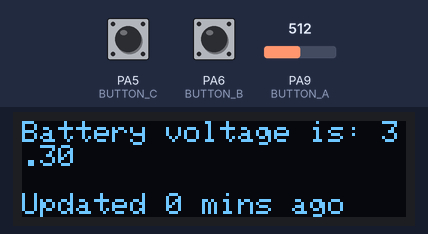
This sketch was run on a simulated STM32 Blue Pill. Shown: 128×32 one-colour display. Inputs (shaded band) come from the test bench; at power-on: PA6 (BUTTON_B) HIGH, PA9 (BUTTON_A) = 512, PA5 (BUTTON_C) HIGH. The display library's start-up logo is not drawn; what the sketch prints to the serial monitor is not drawn.

Above: at 2.2 s.
2.3 s: PA6 (BUTTON_B) pulled LOW for 0.15 s
At 2.8 s:
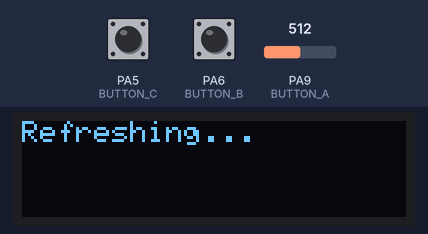
4.6 s: PA9 (BUTTON_A) set to 34
6.1 s: PA9 (BUTTON_A) set to 29
At 7.3 s:
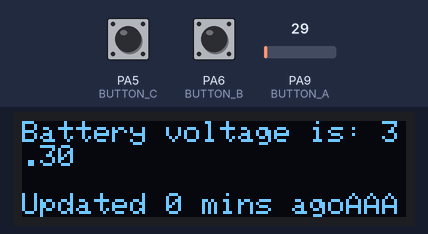
7.6 s: PA5 (BUTTON_C) pulled LOW for 0.15 s
At 8.08 s:
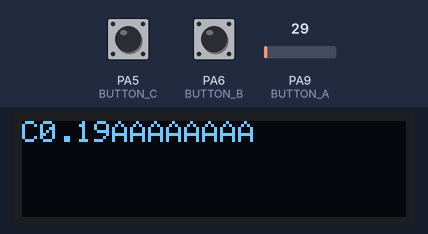
8.3 s: PA5 (BUTTON_C) pulled LOW for 1 s
At 8.7 s:
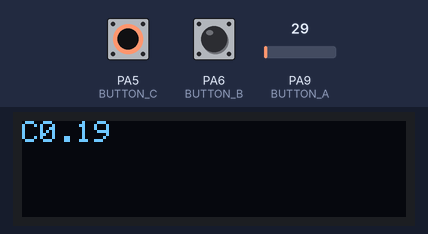
9.9 s: PA6 (BUTTON_B) pulled LOW for 1 s
At 12.4 s:
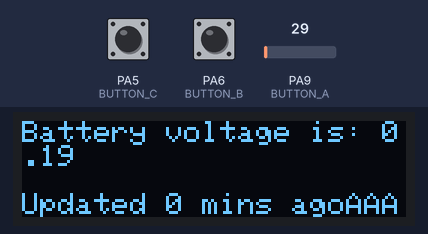
Timing chart, 0 to 13.9 s (numbered marks = the images above; inputs shaded):
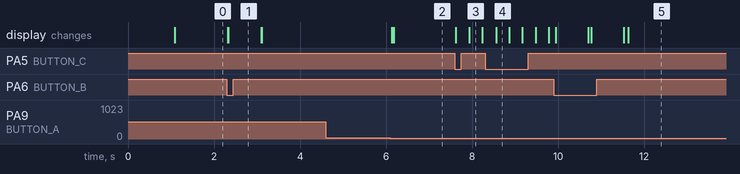

Measured:
- the behaviour switches between 32 and 31 on PA9 (BUTTON_A) (found by bisection; images 1 and 2)
- after the input at 2.3 s, the display: first changes at once (image 1 shows a later state)
- after the input at 4.6 s, every drawn part: stays the same
- after the input at 6.1 s, the display: first changes at once (image 2 shows a later state)
- after the input at 7.6 s, the display: first changes at once (image 3 shows a later state)
- after the input at 8.3 s, the display: changes after 0.26 s (image 4)
- after the input at 9.9 s, the display: first changes at once (image 5 shows a later state)

The sketch:

wifi-pager.ino
```cpp
#include <SPI.h>
#include <Wire.h>
#include <Adafruit_GFX.h>
#include <Adafruit_SSD1306.h>

Adafruit_SSD1306 display = Adafruit_SSD1306(128, 32, &Wire);

// OLED FeatherWing buttons map to different pins depending on board:
#if defined(ESP8266)
  #define BUTTON_A  0
  #define BUTTON_B 16
  #define BUTTON_C  2
#elif defined(ESP32)
  #define BUTTON_A 15
  #define BUTTON_B 32
  #define BUTTON_C 14
#elif defined(ARDUINO_STM32_FEATHER)
  #define BUTTON_A PA15
  #define BUTTON_B PC7
  #define BUTTON_C PC5
#elif defined(TEENSYDUINO)
  #define BUTTON_A  4
  #define BUTTON_B  3
  #define BUTTON_C  8
#elif defined(ARDUINO_FEATHER52832)
  #define BUTTON_A 31
  #define BUTTON_B 30
  #define BUTTON_C 27
#else // 32u4, M0, M4, nrf52840 and 328p
  #define BUTTON_A  9
  #define BUTTON_B  6
  #define BUTTON_C  5
#endif

#define VBATPIN A7 //same as BUTTON_A...

unsigned long previousMillisScreen = 0;        // will store last time screen was updated
const long intervalScreen = 1000*60*5;           // ms*s*m interval at which to update screen
//const long intervalScreen = 1000;           // ms interval at which to update screen
unsigned long previousMillisRefresh = 0;           // time since refresh in ms
int previousMillisRefreshCounter = 0;    //counter of minutes/iterations after refresh


void setup() {
  //set up buttons on oled shielf
  pinMode(BUTTON_A, INPUT_PULLUP);
  pinMode(BUTTON_B, INPUT_PULLUP);
  pinMode(BUTTON_C, INPUT_PULLUP);

  //DEBUG
  // initialize digital pin 13 as an output.
  //pinMode(13, OUTPUT);

  // SSD1306_SWITCHCAPVCC = generate display voltage from 3.3V internally
  display.begin(SSD1306_SWITCHCAPVCC, 0x3C); // Address 0x3C for 128x32

  // Show image buffer on the display hardware.
  // Since the buffer is intialized with an Adafruit splashscreen
  // internally, this will display the splashscreen.
  display.display();

  // text display tests
  display.setTextSize(1);
  display.setTextColor(WHITE, BLACK); //set text white, background black to overwrite old text
  display.setCursor(0,0);

  //DEBUG
  //Initialize serial and wait for port to open:
  Serial.begin(9600);

  //wait 1 second after display boot screen and also waiting for serial to go
  delay(1000);

  //DEBUG - warn self that waiting for serial
  display.clearDisplay();
  display.setCursor(0,0);
  display.print("Waiting for serial   connection..."); //spaces for pretty word wrap

  //now wait longer if needed to get serial going
  while (!Serial) {
    display.display(); // wait for serial port to connect. Needed for native USB port only
    if(!digitalRead(BUTTON_C)){
      display.setCursor(0,0);
      display.print("Ignoring serial wait. Continuing.");
      display.display();
      delay(1000); //debounce c button
      break;
    }
  }

  // Clear the buffer.
  display.clearDisplay();
  display.display();

  Serial.println("wifi-pager test");

  updateScreenData();
  updateRefreshTimeDisplay(0);
}

void loop() {
  //update millis to now
  unsigned long currentMillis = millis();


  //display default status message/mode
  //TODO make this a function
  if (currentMillis - previousMillisScreen >= intervalScreen) {
    previousMillisScreen = currentMillis;
    previousMillisRefresh = currentMillis;
    previousMillisRefreshCounter = 0;
    //DEBUG
    Serial.println("Got into loop1");
    Serial.println(currentMillis);

    updateScreenData();
    updateRefreshTimeDisplay(previousMillisRefreshCounter);

  }

  //display refreshed time
  if (currentMillis - previousMillisRefresh >= 60000) { //hardcoded 1000ms * 60 seconds for one minute
    previousMillisRefresh = currentMillis;
    ++previousMillisRefreshCounter;

    //tack on refresh counter/timer
    updateRefreshTimeDisplay(previousMillisRefreshCounter);
  }

//  if(!digitalRead(BUTTON_A)) display.print("A");
  if(analogRead(BUTTON_A) < (0.2*1024/3.3/2)){
    display.print("A");
  }
  if(!digitalRead(BUTTON_B)){
    // reset display
    display.clearDisplay();
    display.display();
    display.setCursor(0,0);

    //print message
    display.print("Refreshing...");
    display.display();
    delay(750); //wait so it can actualyl be read
    //reset interval in which to refresh screen
    previousMillisScreen = currentMillis;
    previousMillisRefresh = currentMillis;
    previousMillisRefreshCounter = 0;

    //Update screen
    updateScreenData();
    updateRefreshTimeDisplay(previousMillisRefreshCounter);
  }
  if(!digitalRead(BUTTON_C)){
    // Clear the buffer.
    display.clearDisplay();
    display.display();
    display.setCursor(0,0);
    display.print("C");
    display.print(analogRead(BUTTON_A)*2*3.3/1024);
  }
  delay(10);
  yield();
  display.display();

  //DEBUG
//  float measuredvbat = analogRead(VBATPIN);
//  measuredvbat *= 2;    // we divided by 2, so multiply back
//  measuredvbat *= 3.3;  // Multiply by 3.3V, our reference voltage
//  measuredvbat /= 1024; // convert to voltage
//  Serial.print("VBat: " ); Serial.println(measuredvbat);

}

void updateScreenData(){
  // Clear the buffer.
  display.clearDisplay();
  display.display();
  display.setCursor(0,0);
  display.print("Battery voltage is: ");
  display.print(analogRead(BUTTON_A)*2*3.3/1024);
}

void updateRefreshTimeDisplay(int x){
  //tack on refresh counter/timer
  //DEBUG
  //display.setCursor(0,16);
  //display.print("TlTLTLTLTL"); //test of lines at top and bottom of text line to see no overlaps
  display.setCursor(0,24);
  display.print("Updated ");
  display.print(x);
  if(x == 1){
    display.print(" min ago "); //don't forget extra space at end to overwrite text correctly
  } else {
    display.print(" mins ago");
  }
  display.display();
}
```
